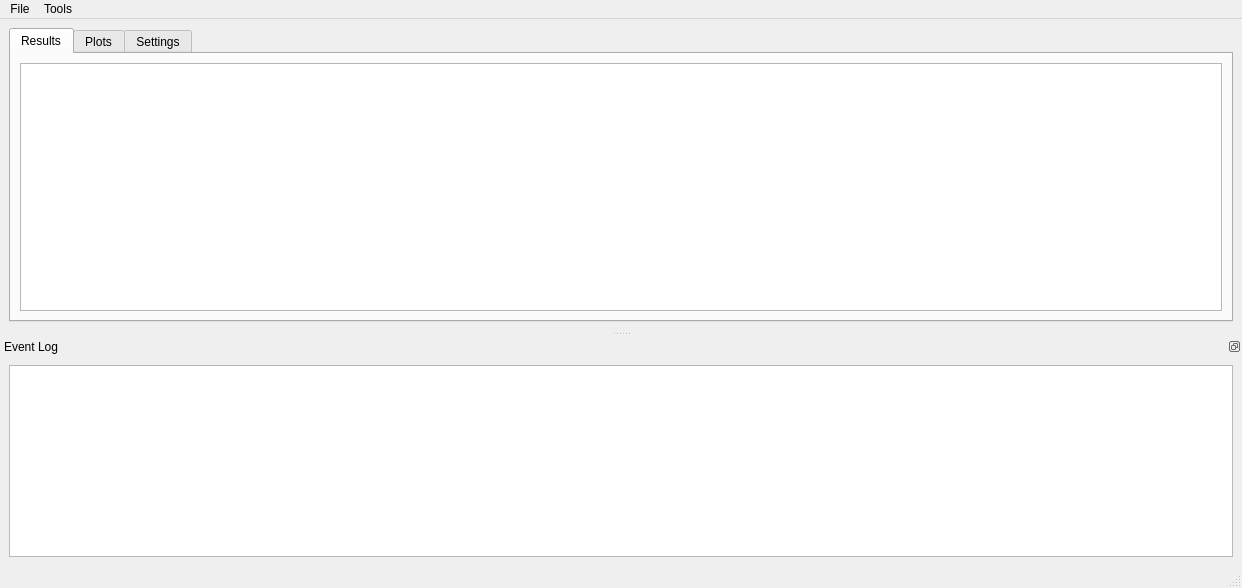
<?xml version="1.0" encoding="UTF-8"?>
<ui version="4.0">
 <class>batch_iv_analysis</class>
 <widget class="QMainWindow" name="batch_iv_analysis">
  <property name="geometry">
   <rect>
    <x>0</x>
    <y>0</y>
    <width>1242</width>
    <height>588</height>
   </rect>
  </property>
  <property name="windowTitle">
   <string>batch-iv-analysis</string>
  </property>
  <widget class="QWidget" name="centralwidget">
   <layout class="QGridLayout" name="gridLayout">
    <item row="0" column="0">
     <widget class="QTabWidget" name="tehTabs">
      <property name="currentIndex">
       <number>0</number>
      </property>
      <widget class="QWidget" name="resultsTabs">
       <attribute name="title">
        <string>Results</string>
       </attribute>
       <layout class="QGridLayout" name="gridLayout_3">
        <item row="0" column="0">
         <widget class="QTableWidget" name="tableWidget">
          <property name="editTriggers">
           <set>QAbstractItemView::NoEditTriggers</set>
          </property>
          <property name="alternatingRowColors">
           <bool>true</bool>
          </property>
          <property name="selectionMode">
           <enum>QAbstractItemView::ExtendedSelection</enum>
          </property>
          <property name="selectionBehavior">
           <enum>QAbstractItemView::SelectItems</enum>
          </property>
          <property name="sortingEnabled">
           <bool>true</bool>
          </property>
          <property name="columnCount">
           <number>0</number>
          </property>
          <attribute name="horizontalHeaderCascadingSectionResizes">
           <bool>false</bool>
          </attribute>
          <attribute name="horizontalHeaderDefaultSectionSize">
           <number>92</number>
          </attribute>
          <attribute name="horizontalHeaderShowSortIndicator" stdset="0">
           <bool>true</bool>
          </attribute>
          <attribute name="verticalHeaderVisible">
           <bool>false</bool>
          </attribute>
          <attribute name="verticalHeaderDefaultSectionSize">
           <number>30</number>
          </attribute>
          <attribute name="verticalHeaderShowSortIndicator" stdset="0">
           <bool>true</bool>
          </attribute>
         </widget>
        </item>
       </layout>
      </widget>
      <widget class="QWidget" name="plotTab">
       <attribute name="title">
        <string>Plots</string>
       </attribute>
      </widget>
      <widget class="QWidget" name="settingsTab">
       <attribute name="title">
        <string>Settings</string>
       </attribute>
       <layout class="QHBoxLayout" name="horizontalLayout">
        <item>
         <layout class="QFormLayout" name="formLayout_2">
          <item row="0" column="0">
           <widget class="QLabel" name="attemptCharEqnFitLabel">
            <property name="text">
             <string>Attempt Char. Eqn. Fit</string>
            </property>
           </widget>
          </item>
          <item row="0" column="1">
           <widget class="QCheckBox" name="attemptCharEqnFitCheckBox">
            <property name="checked">
             <bool>true</bool>
            </property>
           </widget>
          </item>
          <item row="1" column="0">
           <widget class="QLabel" name="doFastAndSloppyMathLabel">
            <property name="text">
             <string>Do Fast and Sloppy Math</string>
            </property>
           </widget>
          </item>
          <item row="1" column="1">
           <widget class="QCheckBox" name="doFastAndSloppyMathCheckBox"/>
          </item>
         </layout>
        </item>
        <item>
         <layout class="QFormLayout" name="formLayout"/>
        </item>
       </layout>
      </widget>
     </widget>
    </item>
   </layout>
  </widget>
  <widget class="QMenuBar" name="menubar">
   <property name="geometry">
    <rect>
     <x>0</x>
     <y>0</y>
     <width>1242</width>
     <height>25</height>
    </rect>
   </property>
   <widget class="QMenu" name="menuFile">
    <property name="title">
     <string>File</string>
    </property>
    <addaction name="actionOpen"/>
    <addaction name="actionWatch_2"/>
    <addaction name="separator"/>
    <addaction name="actionSave"/>
    <addaction name="separator"/>
    <addaction name="actionQuit"/>
   </widget>
   <widget class="QMenu" name="menuTools">
    <property name="title">
     <string>Tools</string>
    </property>
    <addaction name="actionClear_Table"/>
    <addaction name="actionEnable_Watching"/>
    <addaction name="actionFit_Constraints"/>
   </widget>
   <addaction name="menuFile"/>
   <addaction name="menuTools"/>
  </widget>
  <widget class="QStatusBar" name="statusbar">
   <property name="enabled">
    <bool>true</bool>
   </property>
  </widget>
  <widget class="QDockWidget" name="tehDock">
   <property name="sizePolicy">
    <sizepolicy hsizetype="Expanding" vsizetype="MinimumExpanding">
     <horstretch>0</horstretch>
     <verstretch>0</verstretch>
    </sizepolicy>
   </property>
   <property name="minimumSize">
    <size>
     <width>85</width>
     <height>0</height>
    </size>
   </property>
   <property name="features">
    <set>QDockWidget::DockWidgetFloatable|QDockWidget::DockWidgetMovable</set>
   </property>
   <property name="allowedAreas">
    <set>Qt::BottomDockWidgetArea|Qt::LeftDockWidgetArea|Qt::RightDockWidgetArea</set>
   </property>
   <property name="windowTitle">
    <string>Event Log</string>
   </property>
   <attribute name="dockWidgetArea">
    <number>8</number>
   </attribute>
   <widget class="QWidget" name="dockWidgetContents">
    <layout class="QGridLayout" name="gridLayout_2">
     <item row="0" column="0">
      <widget class="QTextBrowser" name="eventLog"/>
     </item>
    </layout>
   </widget>
  </widget>
  <action name="actionQuit">
   <property name="text">
    <string>Quit</string>
   </property>
   <property name="shortcut">
    <string>Ctrl+Q</string>
   </property>
  </action>
  <action name="actionOpen">
   <property name="text">
    <string>Open</string>
   </property>
   <property name="shortcut">
    <string>Ctrl+O</string>
   </property>
  </action>
  <action name="actionSave">
   <property name="text">
    <string>Export</string>
   </property>
   <property name="shortcut">
    <string>Ctrl+S</string>
   </property>
  </action>
  <action name="actionClear_Table">
   <property name="enabled">
    <bool>true</bool>
   </property>
   <property name="text">
    <string>Clear Table</string>
   </property>
   <property name="shortcut">
    <string>Ctrl+Backspace</string>
   </property>
  </action>
  <action name="actionFsadf">
   <property name="text">
    <string>fsadf</string>
   </property>
  </action>
  <action name="actionSet_Bounds">
   <property name="text">
    <string>Set Bounds</string>
   </property>
  </action>
  <action name="actionWatch">
   <property name="text">
    <string>Watch</string>
   </property>
   <property name="shortcut">
    <string>Ctrl+W</string>
   </property>
  </action>
  <action name="actionEnable_Watching">
   <property name="checkable">
    <bool>true</bool>
   </property>
   <property name="checked">
    <bool>false</bool>
   </property>
   <property name="text">
    <string>Enable Watching</string>
   </property>
   <property name="shortcut">
    <string>Ctrl+E</string>
   </property>
  </action>
  <action name="actionWatch_2">
   <property name="text">
    <string>Watch</string>
   </property>
   <property name="shortcut">
    <string>Ctrl+W</string>
   </property>
  </action>
  <action name="actionFit_Constraints">
   <property name="text">
    <string>Fit Constraints</string>
   </property>
  </action>
 </widget>
 <resources/>
 <connections>
  <connection>
   <sender>actionQuit</sender>
   <signal>triggered()</signal>
   <receiver>batch_iv_analysis</receiver>
   <slot>close()</slot>
   <hints>
    <hint type="sourcelabel">
     <x>-1</x>
     <y>-1</y>
    </hint>
    <hint type="destinationlabel">
     <x>399</x>
     <y>299</y>
    </hint>
   </hints>
  </connection>
 </connections>
</ui>
